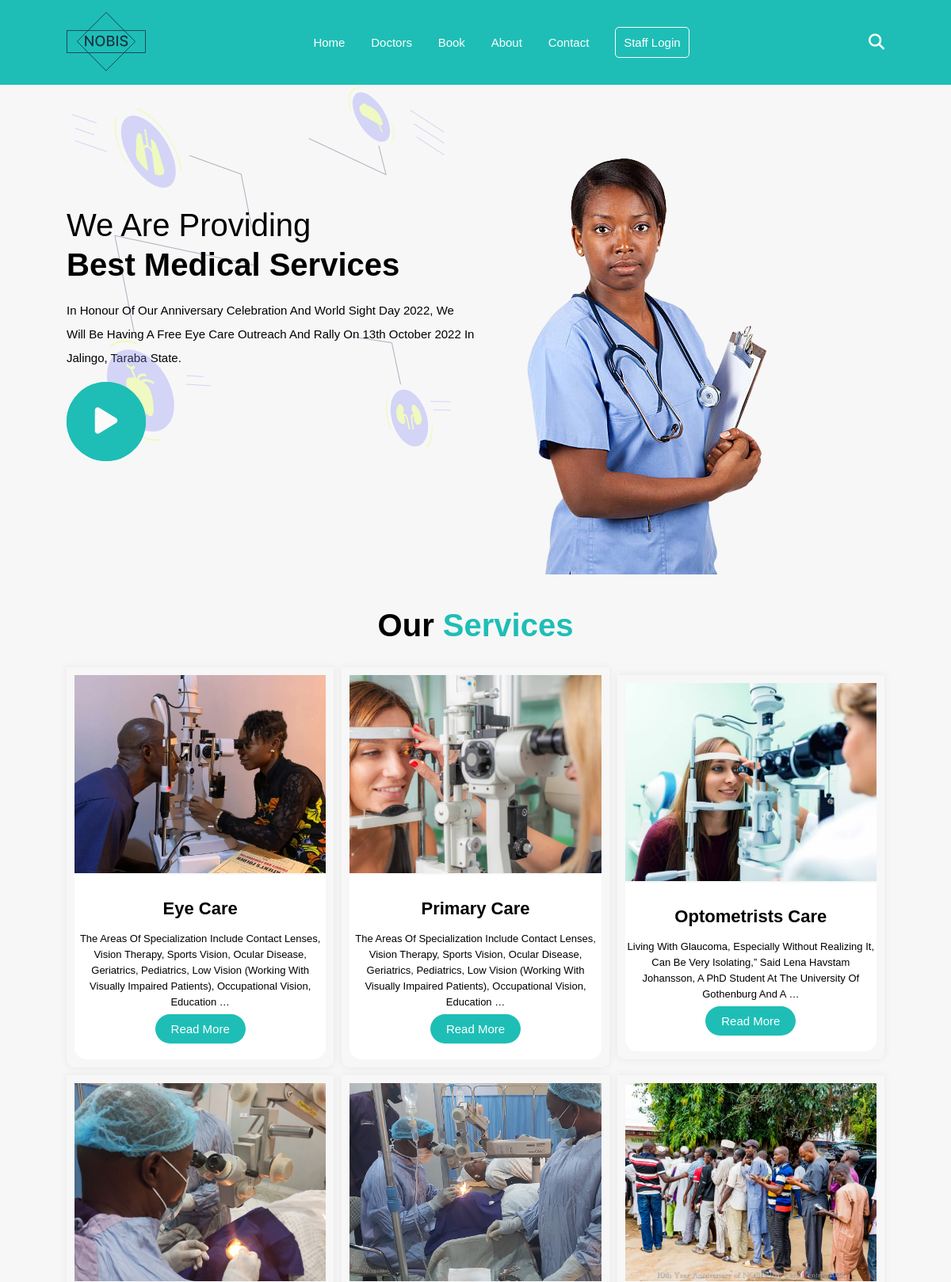
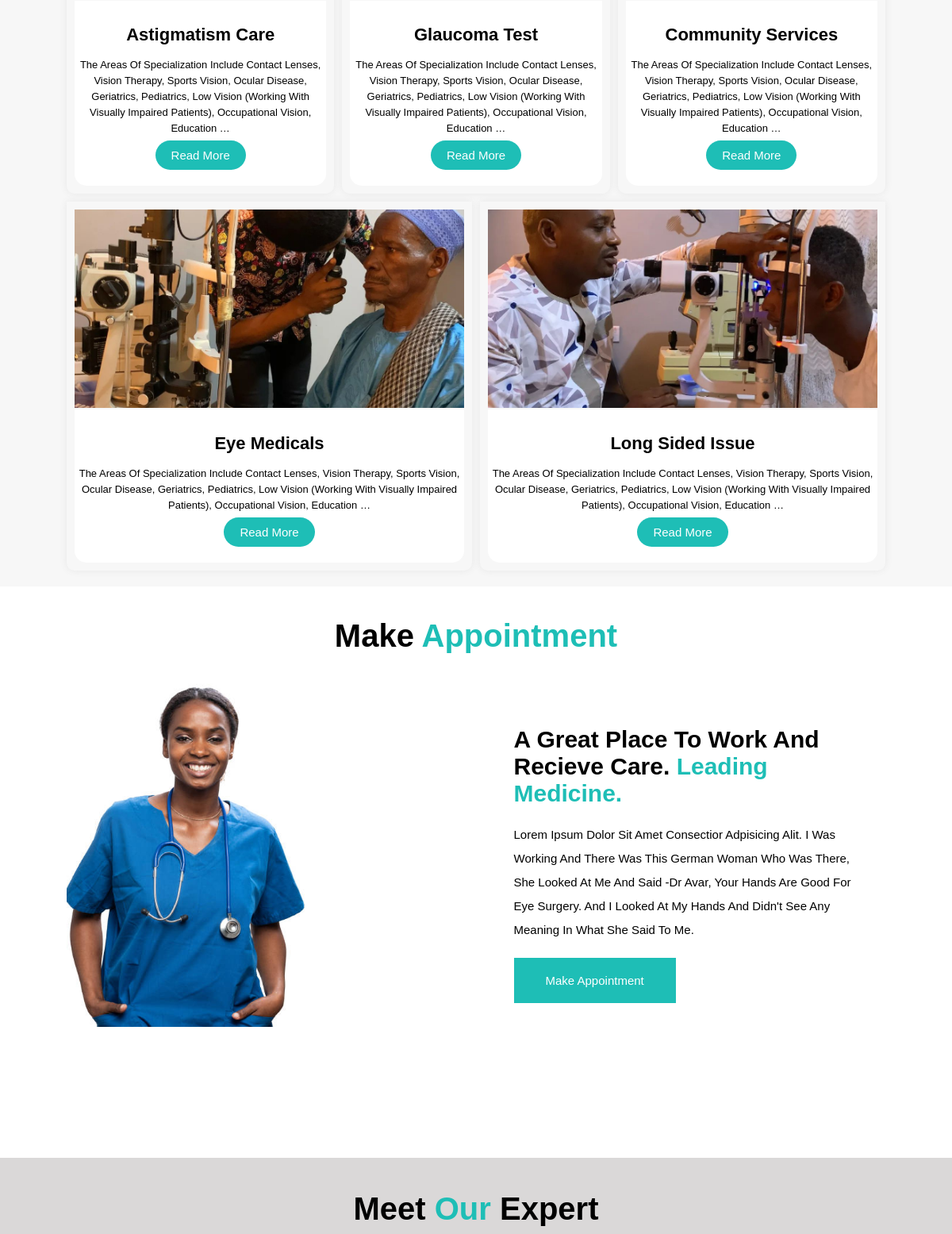
The page / (upper part) on the database its author committed (2 pictures, top to bottom).
### core/models.py (models this page shows, shortened)
class Service(models.Model):
    title = models.CharField(max_length=100)
    body = models.TextField(max_length=4000, blank=True)
    image = models.ImageField(upload_to='images' )
    slug = models.SlugField(max_length=200, unique=True)
    created = models.DateTimeField(auto_now_add=True)
    class meta:
        verbose_name = ['Service']
        verbose_plural_name = ('Services')
    def get_absolute_url(self):
        return reverse('services_detail', args=[self.slug])

### core/views.py (the view)
# urls.py: path('', views.home, name='home'),
def home(request):
    services = Service.objects.all()[0:8]
    doctors = Doctor.objects.all()
    books = Book.objects.all()
    messages = Message.objects.all()
    if request.method == 'POST':
        forms = BookForm(request.POST)
        if forms.is_valid():
            forms.save()
        return redirect('home')
    else:
        forms = BookForm()
    if request.method == 'POST':
        form = MessageForm(request.POST, request.FILES)
        if form.is_valid():
            form.save()
        return redirect('home')
    else:
        form = MessageForm()
    context = {
        'services':services,
        'form':form,
        'messages':messages,
        'doctors':doctors,
        'forms':forms,
        'books':books,
        }
    return render(request, 'core/home.html', context)

### core/templates/core/home.html (shortened to what this page needs)
{% extends 'core/base/base.html' %}
{% load static %}
{% block content %}
{% include 'core/base/navbar.html' %}
        <div class="home">
            <div class="home-back">
                <img src="{% static 'images/body.png' %}" alt="illustration">
            </div>
            <div class="main-home">
                <div class="main-inner-home">
                    <h2>We Are Providing</h2>
                    <h1>Best Medical Services</h1>
                    <p>In honour of our anniversary celebration and World Sight Day
                         2022, we will be having a free eye care outreach
                         and rally on 13th October 2022 in Jalingo, Taraba State.</p>
                        <div class="ripple">
                            <a href="" class="play" aria-hidden="true" onClick="toggleVideo();"
                            ><i class="fas fa-play"></i></a>
                        </div>
                </div>
                <div class="main-inner-home">
                    <div class="right-content">
                        <img src="{% static 'images/no-bg2.png' %}" alt="">
                    </div>
                </div>
            </div>
        </div>
        <section class="services">
            <div class="service-heading">
                <h1>
                    Our
                    <span>Services</span>
                </h1>
            </div>
            <div class="main-services">
                {% for service in services %}
                    <div class="main-inner-services">
                        <div class="services-img">
                        <img src="{{ service.image.url }}" alt="">
                        </div>
                        <div class="services-content">
                        <h2>{{service.title|title}}</h2>
                        <p> {{ service.body|truncatewords:25 }} </p>
                        <a href="{{service.get_absolute_url}}">Read More</a>
                        </div>
                    </div>
                 {% endfor %}
            </div>
        </section>
        <section class="appointment">
            <div class="heading-appointment">
                <h1>Make <span>Appointment</span></h1>
            </div>
            <div class="main-appointment">
                <div class="main-inner-appointment">
                    <img src="{% static 'images/img2.jpg' %}" alt="">
                </div>
                <div class="main-inner-appointment">
                    <div class="right-appointment-content">
                        <h2>
                            A Great Place to work and recieve Care. <span>Leading Medicine.</span>
                        </h2>
                        <p>Lorem Ipsum dolor sit amet consectior adpisicing alit.
                            I was working and there was this German woman who was
                            there, she looked at me and said -Dr Avar, your hands
                            are good for eye surgery. And I looked at my hands
                            and didn't see any meaning in what she said to me.
                        </p>
                        <a href="{% url 'book' %}">Make Appointment</a>
                    </div>
                </div>
            </div>
        </section>
        <section class="our-experts">
            <div class="expert-heading">
                <h1>Meet <span>Our</span> Expert</h1>
            </div>
        </section>
    {% endblock %}

### static/cs/style.css (style rules this page uses)
:root { --color: #1ebeb6; --primary-color: #efbb20; --navbar-color: linear-gradient( 90deg, rgba(30, 190, 182, 1) 0%, rgba(0, 130, 124, 1) ); --box-shadow: 0 0 10px #e7e7e7; --background: #f7f7f7; }
* { margin: 0; padding: 0; outline: none; box-sizing: border-box; transition: 0.2s; text-transform: capitalize; transition: all 0.2s linear; text-decoration: none; font-family: "Poppins", sans-serif; box-sizing: border-box; }
html { font-size: 62.5%; overflow-x: hidden; scroll-behavior: smooth; scroll-padding-top: 6rem; }
.home { padding: 2rem 7%; width: 100%; background: var(--background); }
.main-home { display: flex; align-items: center; flex-wrap: wrap; padding-top: 9%; }
.main-inner-home { flex: 1 1 45rem; }
.main-inner-home h2 { font-size: 40px; font-weight: 500; padding: 0.5rem 0; }
.main-inner-home h1 { font-size: 40px; padding-bottom: 2rem; font-weight: 700; }
.main-inner-home p { font-size: 1.5rem; line-height: 3rem; }
.home-back { position: absolute; padding-top: 90px; padding-left: 90px; left: 0; opacity: 0.3; }
.ripple { width: 100px; height: 100px; border-radius: 50%; position: relative; background-color: var(--color); font-size: 38px; line-height: 100px; text-align: center; font-weight: bold; font-family: Arial, Helvetica, sans-serif; cursor: pointer; margin-top: 15px; }
.ripple a { position: relative; color: #fafafa; }
.ripple:before { position: absolute; content: ""; top: 0; left: 0; right: 0; bottom: 0; background-color: var(--color); border-radius: 50%; animation: animate 1s linear infinite; }
.services { padding: 2rem 7%; width: 100%; background-color: var(--background); }
.service-heading h1 { text-align: center; font-size: 40px; padding-bottom: 3rem; }
.service-heading h1 span { color: #1ebeb6; }
.main-services { display: flex; align-items: center; flex-wrap: wrap; gap: 1rem; }
.main-inner-services { flex: 1 1 300px; padding: 1rem; box-shadow: var(--box-shadow); border-bottom-left-radius: 10px; border-bottom-right-radius: 10px; }
.main-inner-services .services-img img { width: 100%; height: 250px; object-fit: cover; }
.services-content { text-align: center; background-color: #fff; border-bottom-left-radius: 15px; border-bottom-right-radius: 15px; padding: 3rem 0; }
.services-content h2 { font-size: 22px; }
.services-content p { font-size: 1.3rem; padding: 1.5rem 0; line-height: 2rem; }
.services-content a { padding: 1rem 2rem; border-radius: 5rem; font-size: 1.5rem; color: #fff; background-color: var(--color); transition: 0.6s; }
.appointment { padding: 2rem 7%; height: 90vh; }
.heading-appointment { text-align: center; }
.heading-appointment h1 { font-size: 40px; padding: 2rem; }
.heading-appointment h1 span { color: var(--color); }
.main-appointment { display: flex; align-items: center; flex-wrap: wrap; gap: 1.5rem; }
.main-inner-appointment { flex: 1 1 45rem; }
.main-inner-appointment img { width: 300px; }
.right-appointment-content { padding: 0 4rem; }
.right-appointment-content h2 { font-size: 30px; padding: 2rem 0; }
.right-appointment-content h2 span { color: #1ebeb6; }
.right-appointment-content p { font-size: 1.5rem; line-height: 3rem; margin-bottom: 4rem; }
.right-appointment-content a { padding: 2rem 4rem; background: var(--color); color: #fff; font-size: 1.5rem; }
.our-experts { padding: 3rem 7%; width: 100%; height: 100vh; background: #dad8d8; }
.expert-heading { text-align: center; }
.expert-heading h1 { font-size: 40px; padding: 12px; }
.expert-heading h1 span { color: var(--color); }

### rows shown on the page
Service: image (picture), title "Eye Care", body "The Areas Of Specialization Include Contact Lenses, Vision Therapy, Sports Vision, Ocular Disease, Geriatrics, Pediatrics, Low Vision (Working With Visually Impaired Patients), Occupational Vision, Education …"
Service: image (picture), title "Primary Care", body "The Areas Of Specialization Include Contact Lenses, Vision Therapy, Sports Vision, Ocular Disease, Geriatrics, Pediatrics, Low Vision (Working With Visually Impaired Patients), Occupational Vision, Education …"
Service: image (picture), title "Optometrists Care", body "Living With Glaucoma, Especially Without Realizing It, Can Be Very Isolating,” Said Lena Havstam Johansson, A PhD Student At The University Of Gothenburg And A …"
Service: image (picture), title "Astigmatism Care", body "The Areas Of Specialization Include Contact Lenses, Vision Therapy, Sports Vision, Ocular Disease, Geriatrics, Pediatrics, Low Vision (Working With Visually Impaired Patients), Occupational Vision, Education …"
Service: image (picture), title "Glaucoma Test", body "The Areas Of Specialization Include Contact Lenses, Vision Therapy, Sports Vision, Ocular Disease, Geriatrics, Pediatrics, Low Vision (Working With Visually Impaired Patients), Occupational Vision, Education …"
Service: image (picture), title "Community Services", body "The Areas Of Specialization Include Contact Lenses, Vision Therapy, Sports Vision, Ocular Disease, Geriatrics, Pediatrics, Low Vision (Working With Visually Impaired Patients), Occupational Vision, Education …"
Service: image (picture), title "Eye Medicals", body "The Areas Of Specialization Include Contact Lenses, Vision Therapy, Sports Vision, Ocular Disease, Geriatrics, Pediatrics, Low Vision (Working With Visually Impaired Patients), Occupational Vision, Education …"
Service: image (picture), title "Long Sided Issue", body "The Areas Of Specialization Include Contact Lenses, Vision Therapy, Sports Vision, Ocular Disease, Geriatrics, Pediatrics, Low Vision (Working With Visually Impaired Patients), Occupational Vision, Education …"
